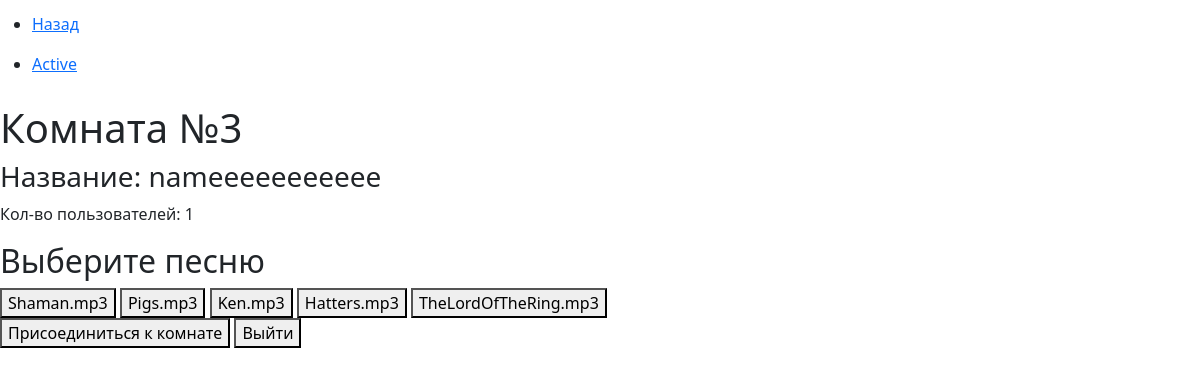
Page /service/room/3/ (signed in) on the committed database.
### app/models.py (models this page shows, shortened)
class Room(models.Model):
    name = models.CharField(max_length=255)
    mx_users = models.IntegerField()
    amount_of_users = models.IntegerField(default = 1)
    song = models.CharField(max_length=255)
    timer = models.IntegerField()

class Song(models.Model):
    name = models.CharField(max_length=255)
    length = models.IntegerField()
    def __str__(self):
        return self.name

### app/views.py (the view)
# urls.py: path('service/room/<int:name>/', views.roomTemplate_page, name='roomTemplate_page'),
def roomTemplate_page(request, name):
    content={}
    room = Room.objects.get(id=name)
    songs = Song.objects.all()
    user = Account.objects.get(id=request.user.id)
    if room.mx_users == room.amount_of_users and user.room != room.id:
        return HttpResponseRedirect(f'/service/')
    content['room'] = room
    content['songs'] = [song for song in songs]
    if request.method == 'POST' and 'AddToRoom' in request.POST:
        user.room = name
        user.save()
        return HttpResponseRedirect(f'/service/room/{name}/')
    if request.method == 'POST' and 'LeaveToRoom' in request.POST:
        user.room = 0
        user.save()
        return HttpResponseRedirect(f'/service/room/{name}/')
    return render(request, 'room.html', content)

### app/templates/room.html (shortened to what this page needs)
{% extends "base.html" %}
{% block content %}
{% load static %}
{% include "menuRoom.html" %}
<div id="MainWindowContainer" class="uk-width-4-5 uk-margin-auto" >
            <div class="uk-child-width-1-2 uk-text-center" uk-grid>
                <div class="uk-width-expand@m">
                    <div class="uk-card uk-card-default uk-card-body">
                        <h1>Комната №{{room.id}}</h1>
                        <h3 class="uk-card-title"> Название: {{room.name}}</h3>
                        <p>Кол-во пользователей: {{room.amount_of_users}}</p>
                        <h2>Выберите песню</h2>
                        <form id="songForm" method="post" enctype="multipart/form-data" uk-grid>
                            {% for song in songs %}
                                <button
                                    class="uk-button uk-button-secondary uk-width-1-3 uk-margin-medium-right uk-border-rounded song-button"
                                    data-song-name="{{ song }}"
                                    data-song-id = "{{ song.id }}"
                                    type="button">
                                    {{ song }}
                                </button>
                            {% endfor %}
                        </form>
                    </div>
                </div>
                <div class="uk-width-1-3@m">
                    <div class="uk-card uk-card-default uk-card-body">
                        <form class="uk-grid-small" method="post" enctype="multipart/form-data" uk-grid>
                            {% if user.room != room.id %}
                                <button
                                    class="uk-button uk-button-primary uk-width-2-3 uk-border-rounded"
                                    type="submit" name="AddToRoom">Присоединиться к комнате</button>
                            {% endif %}
                                <button
                                    class="uk-button uk-button-danger uk-width-2-3 uk-border-rounded"
                                    type="submit" name="LeaveToRoom">Выйти</button>
                        </form>
                    </div>
                </div>
            </div>
        </div>
{% endblock %}

### rows in the picture
Room: id "3", name "nameeeeeeeeeee", amount_of_users "1"
Song: name "Shaman.mp3"
Song: name "Pigs.mp3"
Song: name "Ken.mp3"
Song: name "Hatters.mp3"
Song: name "TheLordOfTheRing.mp3"
